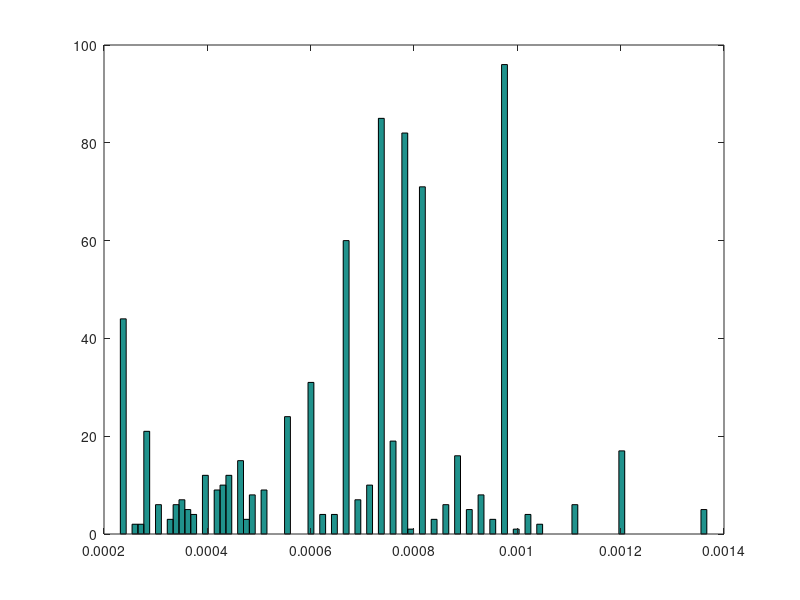
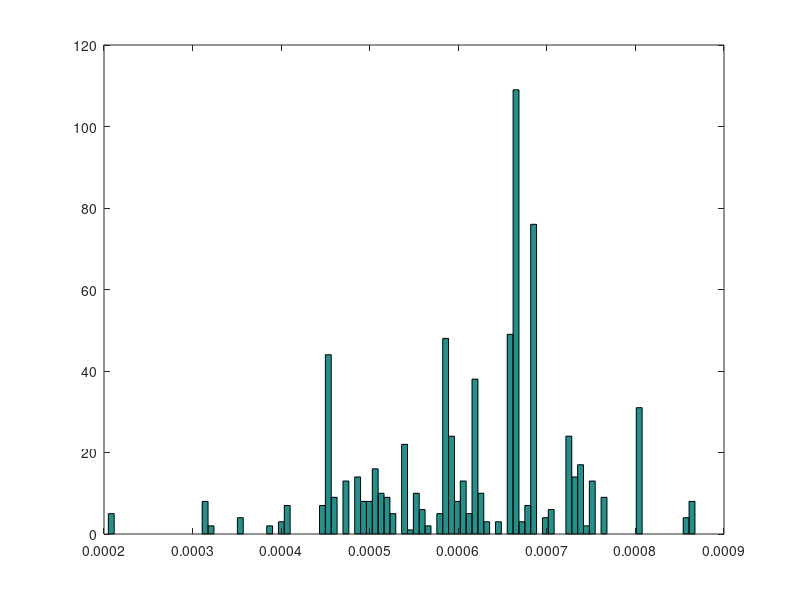
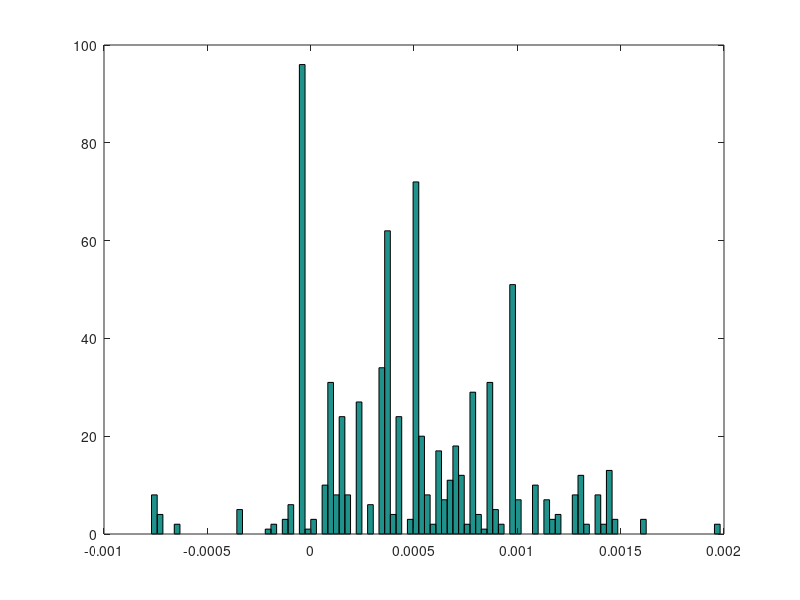
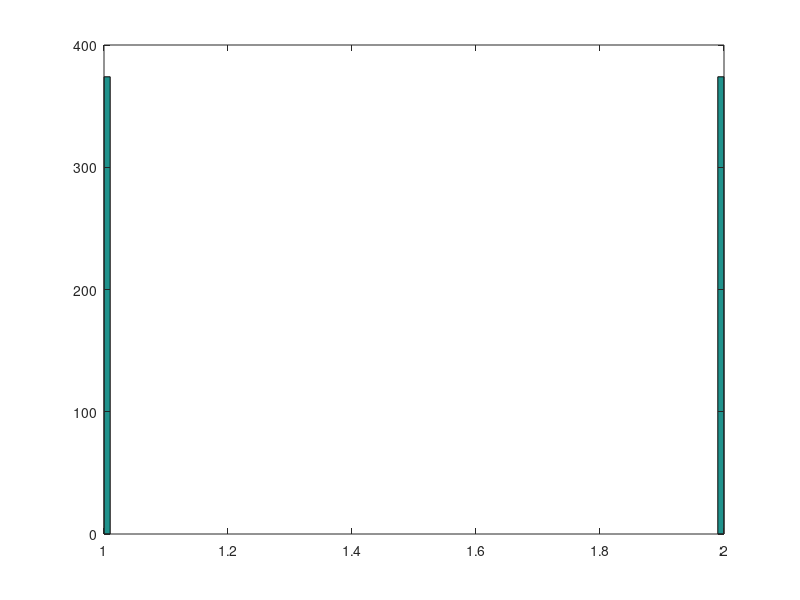

Here is the MATLAB script that generated these plots, in order: (Note: this script raises an error after producing the figures.)
clc
clear
close all;

%% reading the dataset
load('arousal data.mat');
d = arousal_data;

X = d(:,1:end-1);

%% data balance analyze
Lable_arousal = round(d(:,end)); 
Lable_arousal(Lable_arousal==1) = 1;
d(Lable_arousal<7 & Lable_arousal>1,:) = [];
Lable_arousal(Lable_arousal<7 & Lable_arousal>1) = [];
Lable_arousal(Lable_arousal==7) = 2;
d(Lable_arousal==4,:) = [];

% 15 4 35-> 34 zira 24 hazf shode
% 15 4 31-> tahlile ghabli
% 24    29    14     9    10 jadid

% 37 51 12 -> pesare

% for i = 1:size(X,2)
%     xx = d(:,i);
%     figure();hist(xx,100)
% end

% 52, 50, 39, 25, 24, 23, 15
% 43, 40, 33, 32, 31, 22, 21, 14, 12

% 15 4 34
% 15 4 31
% 37 51 12
% 36 51 12
% 36 50 12
% 24    29    14     9    10
% 24    29    9    
% 24    29    10
% 52, 39, 25, 24, 23, 15
% 52, 50, 39, 25, 24, 23, 15
% 52, 39, 25, 24, 23, 15
% 52, 25, 15

% for i=1:53
%     figure();hist(d(:,i),1000)
% end
% no: 53 51 38 37 36 35
% strip: 52 50 39
% strip dist: 49 34  25  15
% jaleb: 24 23 10
% 49 47 46 ... 40 34 ..31  29 22..18  17 16 14..11 9...1
% dist:
% barresi shavad 30  28  27  26  



% great : 52 23
x15 = d(:,24);
x4 = d(:,29);
x35 = d(:,14);

figure();hist(x15,100)
figure();hist(x4,100)
figure();hist(x35,100)
figure();hist(Lable_arousal,100)

Image = zeros(1000);
Data = [x15, x4, Lable_arousal];
Image = zeros(100);
Plot_Data(Image,Data,-1)

Image = zeros(1000);
x15_2 = x15; x4_2=x4; Lable_arousal_2 = Lable_arousal;
x15_2(Lable_arousal==1) = []; x4_2(Lable_arousal==1) = [];Lable_arousal_2(Lable_arousal==1)=[];
Data = [x15_2, x4_2, Lable_arousal_2];
Image = zeros(100);
Plot_Data(Image,Data,-1)
size(Lable_arousal_2)

Image = zeros(1000);
x15_1 = x15; x4_1=x4; Lable_arousal_1 = Lable_arousal;
x15_1(Lable_arousal==2) = []; x4_1(Lable_arousal==2) = [];Lable_arousal_1(Lable_arousal==2)=[];
Data = [x15_1, x4_1, Lable_arousal_1];
Image = zeros(100);
Plot_Data(Image,Data,-1)
size(Lable_arousal_1)



Data = [x35, x4, Lable_arousal];
Plot_Data(Image,Data,-1)

Data = [x15, x35, Lable_arousal];
Plot_Data(Image,Data,-1)

Data = [x15, x35, x4, Lable_arousal];
Plot_Data(Image,Data,-1)


% after 18 tekrar
% sorted = 34    33    15    52    35    32    1    16    31    28    26    20    19    9     7     3
% m      = 3     3     3     2     3     2     2    2      1     1     1     1     1    1     1     1

% i(end[3,4,3,11,0,7,0,4,2,0,3,2,3,1,17,6,0,0,6,0,9,1,0,0,0,5,1,0,3,0,3,5,6,4,9,1,0,0,2,0,3,5,2,6,1,2,1,3,2,3,0,6,0,1]
% 
%  15     4    35    21     6    52    44    33    19    16    42
%  17    11     9     9     7     6     6     6     6     6     5
% the best = 15, 4, 35


% new with 40 neuron
% 24    29    14     9    10

% ID3
% 26 13 12 8 3
% 26 13 17 3 8
% 26 13 17 3 50 33 20 21 23 18 14
% 26 13 17 33
% 26 13 17 36 24 1 31
% 26 13, 17 20 18 4 3 31 40 17
% 29 17 38 35

